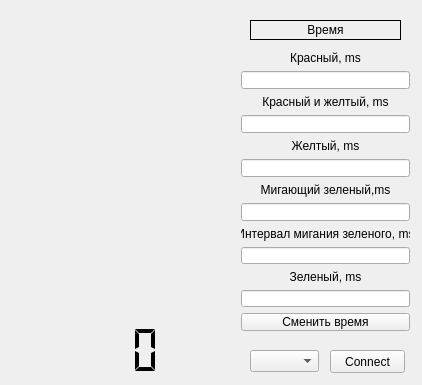
<?xml version="1.0" encoding="UTF-8"?>
<ui version="4.0">
 <class>TrafficLights</class>
 <widget class="QMainWindow" name="TrafficLights">
  <property name="windowModality">
   <enum>Qt::NonModal</enum>
  </property>
  <property name="geometry">
   <rect>
    <x>0</x>
    <y>0</y>
    <width>422</width>
    <height>385</height>
   </rect>
  </property>
  <property name="windowTitle">
   <string>TrafficLights</string>
  </property>
  <widget class="QWidget" name="centralWidget">
   <widget class="QLabel" name="label">
    <property name="geometry">
     <rect>
      <x>10</x>
      <y>10</y>
      <width>221</width>
      <height>301</height>
     </rect>
    </property>
    <property name="text">
     <string/>
    </property>
    <property name="pixmap">
     <pixmap resource="test2.qrc">:/new/prefix1/traf</pixmap>
    </property>
    <property name="scaledContents">
     <bool>true</bool>
    </property>
   </widget>
   <widget class="QLCDNumber" name="lcdNumber">
    <property name="geometry">
     <rect>
      <x>30</x>
      <y>310</y>
      <width>131</width>
      <height>81</height>
     </rect>
    </property>
    <property name="frameShape">
     <enum>QFrame::NoFrame</enum>
    </property>
    <property name="frameShadow">
     <enum>QFrame::Raised</enum>
    </property>
    <property name="smallDecimalPoint">
     <bool>false</bool>
    </property>
    <property name="segmentStyle">
     <enum>QLCDNumber::Flat</enum>
    </property>
   </widget>
   <widget class="QLabel" name="Yellow_label">
    <property name="enabled">
     <bool>true</bool>
    </property>
    <property name="geometry">
     <rect>
      <x>10</x>
      <y>4</y>
      <width>221</width>
      <height>311</height>
     </rect>
    </property>
    <property name="text">
     <string/>
    </property>
    <property name="pixmap">
     <pixmap resource="test2.qrc">:/new/prefix1/YellowOff</pixmap>
    </property>
    <property name="scaledContents">
     <bool>true</bool>
    </property>
   </widget>
   <widget class="QLabel" name="Red_Label">
    <property name="geometry">
     <rect>
      <x>84</x>
      <y>39</y>
      <width>75</width>
      <height>73</height>
     </rect>
    </property>
    <property name="text">
     <string/>
    </property>
    <property name="pixmap">
     <pixmap resource="test2.qrc">:/new/prefix1/RedOff</pixmap>
    </property>
    <property name="scaledContents">
     <bool>true</bool>
    </property>
   </widget>
   <widget class="QLabel" name="Green_label">
    <property name="geometry">
     <rect>
      <x>84</x>
      <y>222</y>
      <width>75</width>
      <height>73</height>
     </rect>
    </property>
    <property name="text">
     <string/>
    </property>
    <property name="pixmap">
     <pixmap resource="test2.qrc">:/new/prefix1/GreenOff</pixmap>
    </property>
    <property name="scaledContents">
     <bool>true</bool>
    </property>
   </widget>
   <widget class="QWidget" name="widget" native="true">
    <property name="geometry">
     <rect>
      <x>230</x>
      <y>40</y>
      <width>191</width>
      <height>301</height>
     </rect>
    </property>
    <layout class="QVBoxLayout" name="verticalLayout">
     <item>
      <widget class="QLabel" name="label_5">
       <property name="text">
        <string>Красный, ms</string>
       </property>
       <property name="alignment">
        <set>Qt::AlignCenter</set>
       </property>
       <property name="wordWrap">
        <bool>false</bool>
       </property>
      </widget>
     </item>
     <item>
      <widget class="QLineEdit" name="Red_lineEdit"/>
     </item>
     <item>
      <widget class="QLabel" name="label_4">
       <property name="text">
        <string>Красный и желтый, ms</string>
       </property>
       <property name="alignment">
        <set>Qt::AlignCenter</set>
       </property>
      </widget>
     </item>
     <item>
      <widget class="QLineEdit" name="RedYel_lineEdit"/>
     </item>
     <item>
      <widget class="QLabel" name="label_3">
       <property name="text">
        <string>Желтый, ms</string>
       </property>
       <property name="alignment">
        <set>Qt::AlignCenter</set>
       </property>
      </widget>
     </item>
     <item>
      <widget class="QLineEdit" name="Yel_lineEdit"/>
     </item>
     <item>
      <widget class="QLabel" name="label_9">
       <property name="text">
        <string>Мигающий зеленый,ms</string>
       </property>
       <property name="alignment">
        <set>Qt::AlignCenter</set>
       </property>
      </widget>
     </item>
     <item>
      <widget class="QLineEdit" name="GreStob_lineEdit"/>
     </item>
     <item>
      <widget class="QLabel" name="label_7">
       <property name="text">
        <string>Интервал мигания зеленого, ms</string>
       </property>
       <property name="alignment">
        <set>Qt::AlignCenter</set>
       </property>
      </widget>
     </item>
     <item>
      <widget class="QLineEdit" name="Timer_lineEdit"/>
     </item>
     <item>
      <widget class="QLabel" name="label_2">
       <property name="text">
        <string>Зеленый, ms</string>
       </property>
       <property name="alignment">
        <set>Qt::AlignCenter</set>
       </property>
      </widget>
     </item>
     <item>
      <widget class="QLineEdit" name="Green_lineEdit"/>
     </item>
     <item>
      <widget class="QPushButton" name="pushButton">
       <property name="text">
        <string>Сменить время</string>
       </property>
      </widget>
     </item>
    </layout>
   </widget>
   <widget class="QLabel" name="label_6">
    <property name="geometry">
     <rect>
      <x>250</x>
      <y>20</y>
      <width>151</width>
      <height>20</height>
     </rect>
    </property>
    <property name="frameShape">
     <enum>QFrame::Box</enum>
    </property>
    <property name="text">
     <string>Время</string>
    </property>
    <property name="alignment">
     <set>Qt::AlignCenter</set>
    </property>
   </widget>
   <widget class="QComboBox" name="comboBox">
    <property name="geometry">
     <rect>
      <x>250</x>
      <y>350</y>
      <width>69</width>
      <height>22</height>
     </rect>
    </property>
   </widget>
   <widget class="QPushButton" name="pushButton_2">
    <property name="geometry">
     <rect>
      <x>330</x>
      <y>350</y>
      <width>75</width>
      <height>23</height>
     </rect>
    </property>
    <property name="text">
     <string>Connect</string>
    </property>
   </widget>
   <widget class="QLabel" name="label_8">
    <property name="geometry">
     <rect>
      <x>340</x>
      <y>330</y>
      <width>47</width>
      <height>13</height>
     </rect>
    </property>
    <property name="text">
     <string/>
    </property>
   </widget>
  </widget>
 </widget>
 <layoutdefault spacing="6" margin="11"/>
 <resources>
  <include location="test2.qrc"/>
 </resources>
 <connections/>
</ui>
